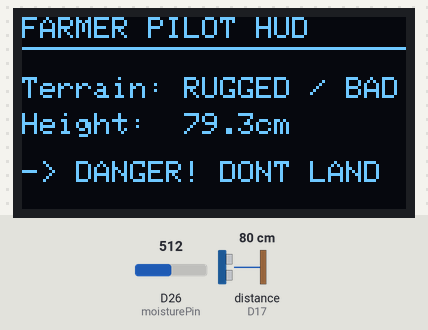
A sketch run on a simulated Arduino Due. On the bench: 128×64 one-colour display. Wiring (inferred from the names in the program): ultrasonic range finder: trigger D16; echo D17. The inputs (shaded band) are chosen by the test bench; at power-on: distance to the obstacle (sensor on D17) 80 cm, D26 (moisturePin) = 512 (analog values on the 0–1023 scale). The echo pulse lasts 58.3 µs per cm; what the sketch prints to the serial monitor is not drawn.

Above: at 1.2 s.
1.3 s: distance to the obstacle (sensor on D17) set to 8 cm
At 3.3 s:
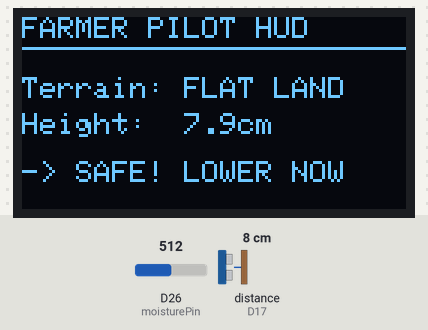
4.0 s: distance to the obstacle (sensor on D17) set to 5 cm
At 5.2 s:
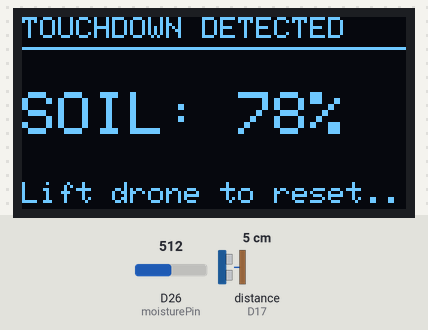
5.5 s: distance to the obstacle (sensor on D17) set to 9 cm
At 8.0 s:
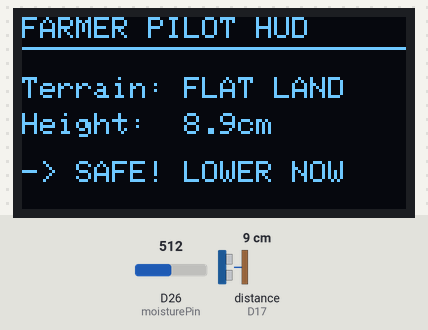
8.3 s: distance to the obstacle (sensor on D17) set to 18 cm
At 8.9 s:
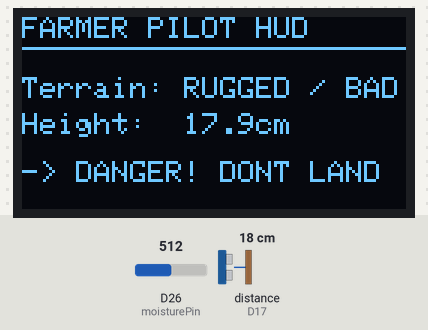
9.9 s: distance to the obstacle (sensor on D17) set to 2 cm
At 11.1 s:
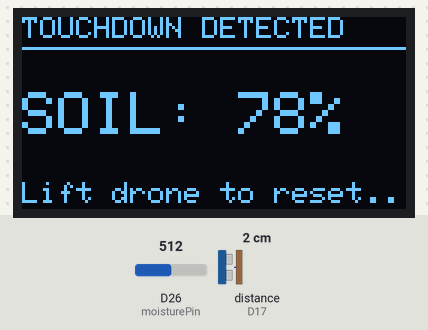
11.5 s: D26 (moisturePin) set to 536
At 12.7 s:
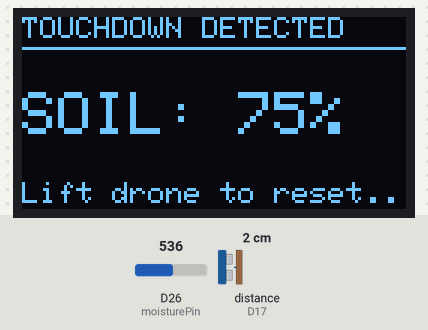
Timing chart, 0 to 14.1 s (numbered marks = the images above; inputs shaded):
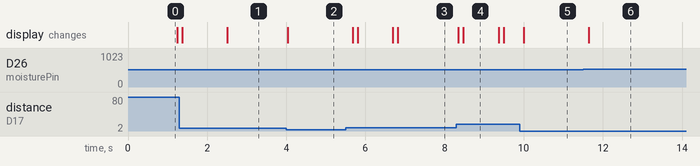

Measured:
- the behaviour switches between 7 and 6 cm on distance to the obstacle (sensor on D17) (found by bisection; images 1 and 2)
- the behaviour switches between 517 and 518 on D26 (moisturePin) (found by bisection; images 5 and 6)
- after the input at 1.3 s, the display: first changes after 0.07 s (image 1 shows a later state)
- after the input at 4.0 s, the display: changes at once (image 2)
- after the input at 5.5 s, the display: first changes after 0.18 s (image 3 shows a later state)
- after the input at 8.3 s, the display: first changes after 0.05 s (image 4 shows a later state)
- after the input at 9.9 s, the display: changes after 0.10 s (image 5)
- after the input at 11.5 s, the display: changes after 0.15 s (image 6)

The sketch:

module1.ino.uf2.ino
```cpp
#include <Wire.h>
#include <Adafruit_GFX.h>
#include <Adafruit_SSD1306.h>

#define SCREEN_WIDTH 128
#define SCREEN_HEIGHT 64
#define OLED_RESET    -1
Adafruit_SSD1306 display(SCREEN_WIDTH, SCREEN_HEIGHT, &Wire, OLED_RESET);

// Pin Definitions
const int trigPin = 16;
const int echoPin = 17;
const int moisturePin = 26; // ADC0

// Settings
const int SAMPLE_SIZE = 10;
float readings[SAMPLE_SIZE];
int readIndex = 0;

const float LANDING_DISTANCE_THRESHOLD = 6.0;

enum SystemState { SCANNING, SHOWING_DATA };
SystemState currentState = SCANNING;

void setup() {
  Serial.begin(115200);

  // SAFETY ANCHOR: Wait up to 3 seconds for the Serial Monitor window to open
  // This prevents the Pico from printing data before your computer finishes connecting
  unsigned long startWait = millis();
  while (!Serial && (millis() - startWait < 3000));

  Serial.println("--- SYSTEM INITIALIZING ---");

  pinMode(trigPin, OUTPUT);
  pinMode(echoPin, INPUT);
  analogReadResolution(12);

  Serial.println("Configuring I2C Bus...");
  Wire.begin();

  Serial.println("Attempting to connect to OLED Screen...");
  if(!display.begin(SSD1306_SWITCHCAPVCC, 0x3C)) {
    // CRITICAL DIAGNOSTIC LOOP: If the screen wiring is loose, print errors instead of freezing
    while(true) {
      Serial.println("ERROR: SSD1306 OLED screen not found! Check SDA/SCL wiring.");
      delay(1000);
    }
  }

  Serial.println("OLED initialized successfully!");
  display.clearDisplay();

  for (int i = 0; i < SAMPLE_SIZE; i++) readings[i] = 0;
}

float getDistance() {
  digitalWrite(trigPin, LOW);
  delayMicroseconds(2);
  digitalWrite(trigPin, HIGH);
  delayMicroseconds(10);
  digitalWrite(trigPin, LOW);
  long duration = pulseIn(echoPin, HIGH, 30000);
  if (duration == 0) return -1;
  return duration * 0.034 / 2;
}

void loop() {
  float currentDist = getDistance();
  if (currentDist == -1) return;

  if (currentState == SCANNING) {
    if (currentDist > 0.5 && currentDist < LANDING_DISTANCE_THRESHOLD) {
      currentState = SHOWING_DATA;
      return;
    }

    readings[readIndex] = currentDist;
    readIndex = (readIndex + 1) % SAMPLE_SIZE;

    float sum = 0;
    for (int i = 0; i < SAMPLE_SIZE; i++) sum += readings[i];
    float average = sum / SAMPLE_SIZE;

    float varianceSum = 0;
    for (int i = 0; i < SAMPLE_SIZE; i++) varianceSum += pow(readings[i] - average, 2);
    float stdDeviation = sqrt(varianceSum / SAMPLE_SIZE);

    float firstHalfSum = 0, secondHalfSum = 0;
    for(int i=0; i < SAMPLE_SIZE/2; i++) {
      firstHalfSum += readings[(readIndex + i) % SAMPLE_SIZE];
      secondHalfSum += readings[(readIndex + i + SAMPLE_SIZE/2) % SAMPLE_SIZE];
    }
    float slopeTrend = abs(firstHalfSum - secondHalfSum);

    String terrainType = "Analyzing...";
    bool safeToLand = false;

    if (stdDeviation > 3.5) {
      terrainType = "RUGGED / BAD";
    } else if (slopeTrend > 2.0) {
      terrainType = "SLANTED LAND";
      safeToLand = true;
    } else {
      terrainType = "FLAT LAND";
      safeToLand = true;
    }

    // Print out to Serial Monitor as backup diagnostic
    Serial.print("Dist: "); Serial.print(currentDist);
    Serial.print("cm | Dev: "); Serial.print(stdDeviation);
    Serial.print(" | Terrain: "); Serial.println(terrainType);

    display.clearDisplay();
    display.setTextSize(1);
    display.setCursor(0, 0); display.print("FARMER PILOT HUD");
    display.drawFastHLine(0, 10, 128, SSD1306_WHITE);
    display.setCursor(0, 20); display.print("Terrain: "); display.print(terrainType);
    display.setCursor(0, 32); display.print("Height:  "); display.print(currentDist, 1); display.print("cm");
    display.setCursor(0, 48);
    display.print(safeToLand ? "-> SAFE! LOWER NOW" : "-> DANGER! DONT LAND");
    display.display();
  }

  else if (currentState == SHOWING_DATA) {
    int rawMoisture = analogRead(moisturePin);
    int moisturePercent = map(rawMoisture, 4095, 1500, 0, 100);
    moisturePercent = constrain(moisturePercent, 0, 100);

    Serial.print("TOUCHDOWN! Moisture Content: "); Serial.print(moisturePercent); Serial.println("%");

    display.clearDisplay();
    display.setTextSize(1);
    display.setCursor(0, 0); display.print("TOUCHDOWN DETECTED");
    display.drawFastHLine(0, 10, 128, SSD1306_WHITE);
    display.setTextSize(2);
    display.setCursor(0, 25); display.print("SOIL: "); display.print(moisturePercent); display.print("%");
    display.setTextSize(1);
    display.setCursor(0, 55); display.print("Lift drone to reset...");
    display.display();

    if (currentDist > (LANDING_DISTANCE_THRESHOLD + 2.0)) {
      for (int i = 0; i < SAMPLE_SIZE; i++) readings[i] = 0;
      currentState = SCANNING;
    }
  }

  delay(100);
}
```
